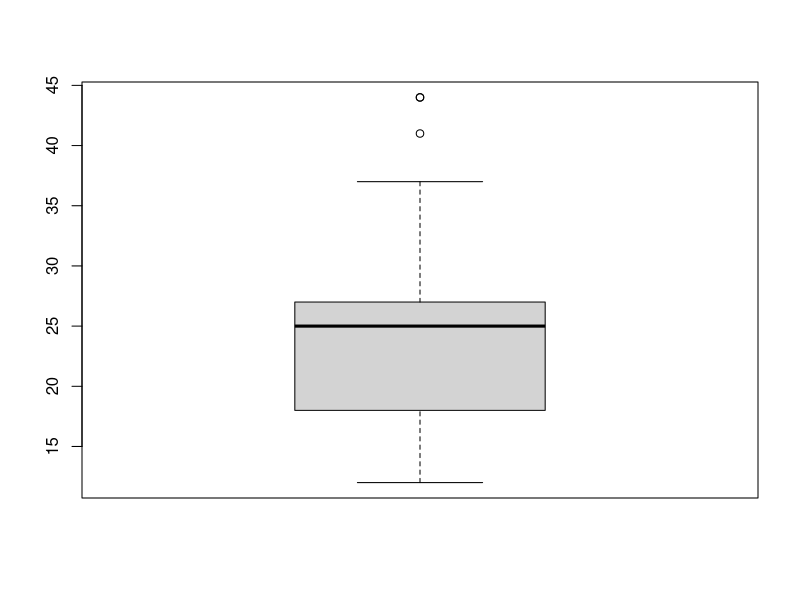
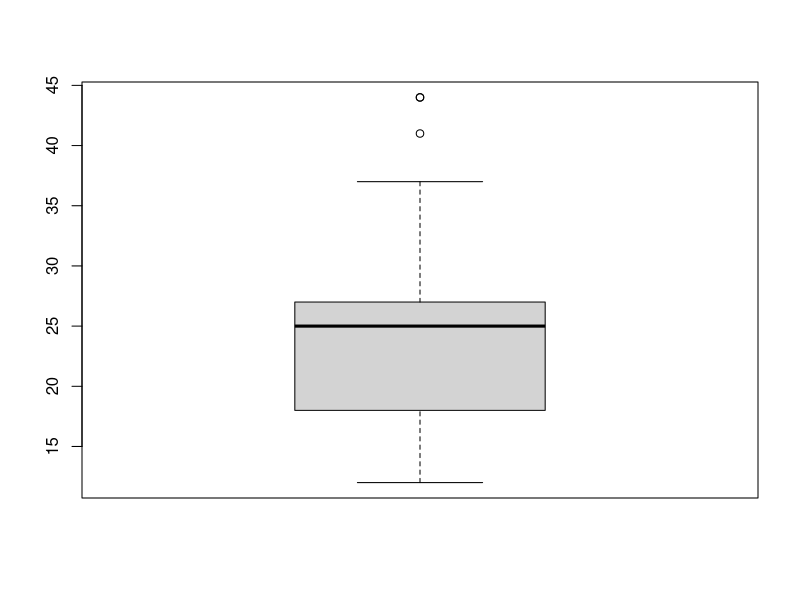
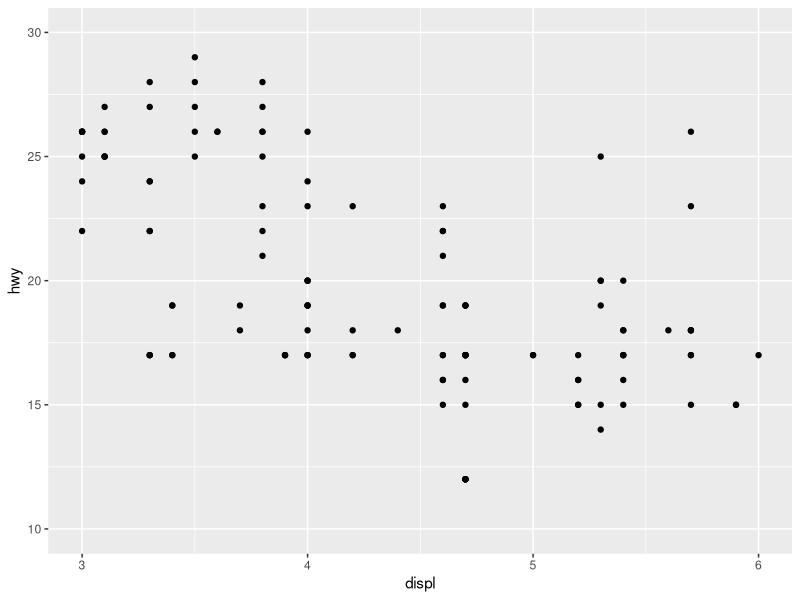
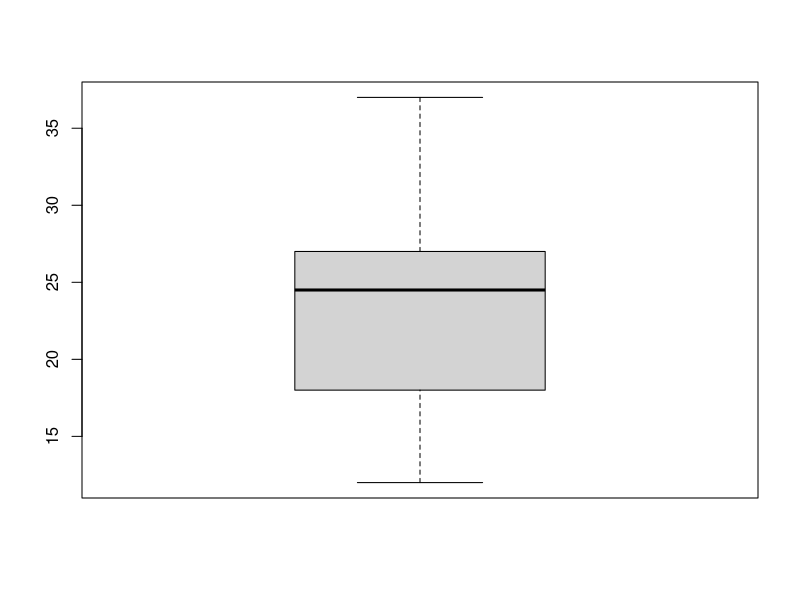
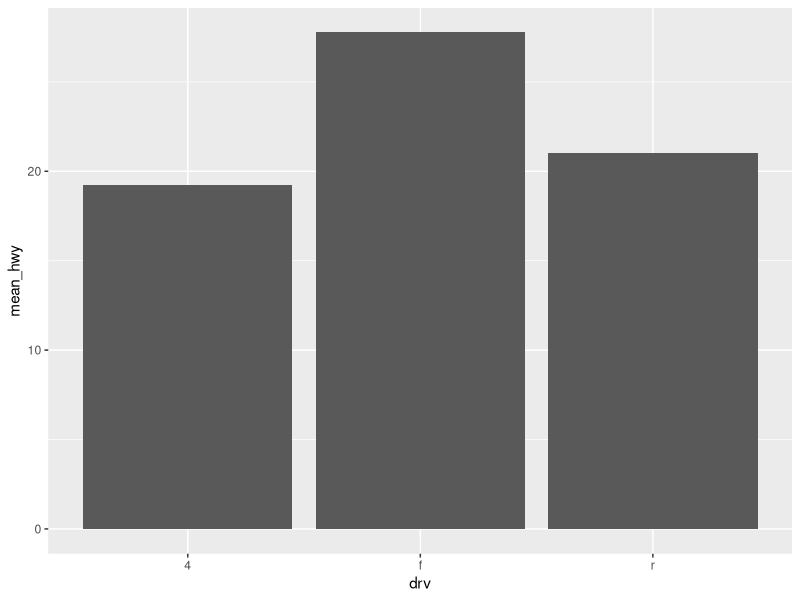
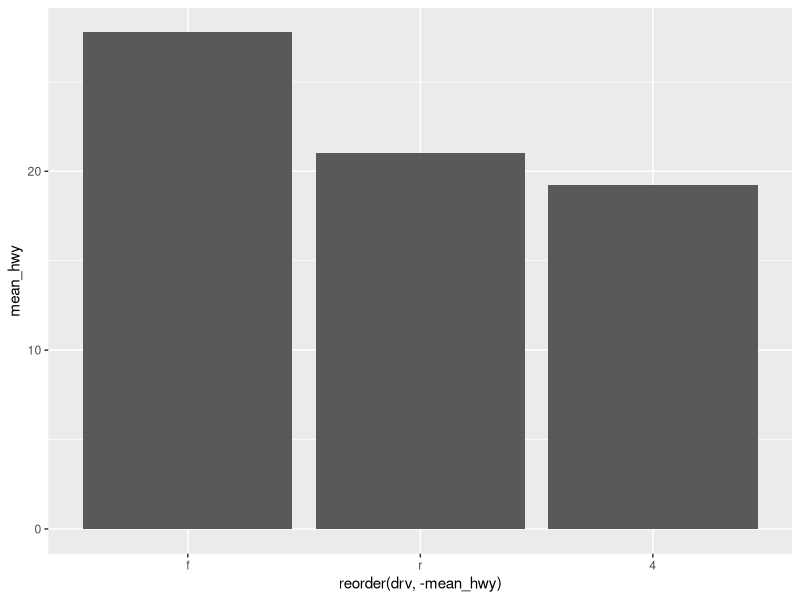
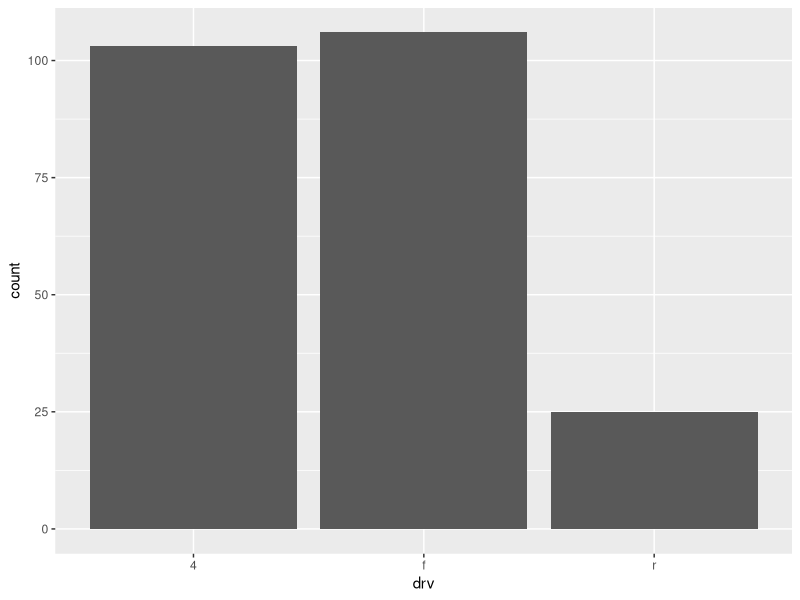
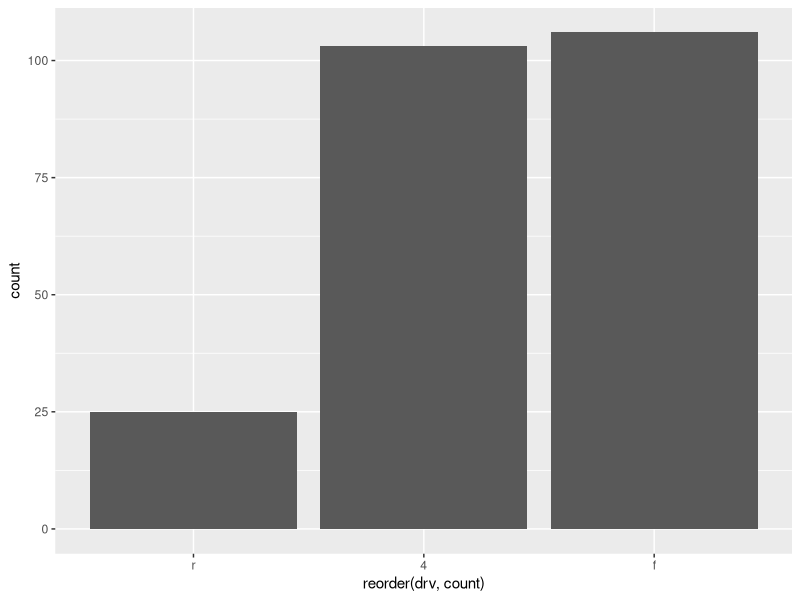

Write R code to recreate these figures, in order.
# 빅데이터 분석 6번째 수업 - 20200209(일)

library(readxl)
library(ggplot2)
library(dplyr)

mpg <- as.data.frame(ggplot2::mpg)

### 확인학습 - 결측치 데이터 처리 
# 결측치 데이터 삽입
mpg[c(65, 124, 131, 153, 212), "hwy"] <- NA
View(mpg)

# 문제1) 구동방식별로 고속도로연비의 평균이 어떻게 다른지 확인하려고 할 때, 결측치 데이터를 확인하시오.
mpgNahwy <- mpg %>% filter(is.na(hwy))
View(mpgNahwy)
# 문제2) 어떤 구동 방식의 고속도로연비의 평균이 높은지 확인하시오. 
whatIsHigherThan_drv <- mpg %>% group_by(drv) %>% 
  filter(!is.na(hwy)) %>% 
  summarise(mean_hwy = mean(hwy)) %>% 
  arrange(desc(mean_hwy))
  
View(whatIsHigherThan_drv)

### 이상치 데이터를 판별하는 방법
# 박스플롯(boxplot, 그림상자) - 데이터를 4등분해서 그림으로 표현해주는 그래프
# 밑에서부터 하위 극단치 경계 0%, 1분위수(25%), 2분위수(50%): 중앙값, 3분위수(75%), 상위 극단치(100%), 하위 극단치와 상위 극단치의 경계를 벗어나는 지점의 값(이상치)

# 1단계 : 이상치를 판별
boxplot(mpg$hwy) # 그래프로만 확인 
# 분위수의 값을 통해서 이상치를 판별
boxplot(mpg$hwy)$stats # 분위수의 값을 확인 
# 0%, 25%, 50%, 75%, 100%
# 12 18 25 27 37
# 2단계 : 이상치를 결측치로 변경 
mpg$hwy <- ifelse(mpg$hwy<12 | mpg$hwy > 37, NA, mpg$hwy)
table(is.na(mpg$hwy)) # 결측치 3개 증가 

# 3단계 : 결측치를 제외하고 분석
# 구동방식별로 고속도로연비의 평균을 확인

mpg %>% filter(!is.na(hwy)) %>% 
  group_by(drv) %>% 
  summarise(mean_hwy = mean(hwy)) %>% 
  arrange(desc(mean_hwy))

############### 
# 시각화 - ggplot2 패키지에 있는 다양한 함수들을 통해서 시각화 학습
# 분석에서 결과를 보여주는 가장 마지막 작업, 가장 효율적인 방법

### 1. 산점도 - x축, y축에 점으로 데이터를 표현, 변수와 변수와의 관계를 나타낼 때 사용
# 배기량(displ)별 고속도로 연비를 산점도로 표현하시오.
ggplot(data=mpg, aes(x = displ, y = hwy)) + # 데이터, 축
  geom_point() + # 그래프의 종류 
  xlim(3, 6) + # x축의 범위 
  ylim(10, 30) # y축의 범위

### 2. 막대그래프 - 데이터의 크기(값)을 막대로 표현, 그룹간의 차이를 나타낼 때 사용 
# 구동방식별  고속도로연비의 평균을 막대그래프로 표현
table(is.na(mpg$drv)) # NA가 없음 
table(is.na(mpg$hwy)) # NA가 없음 
# 이상치 판별 
boxplot(mpg$hwy)$stats
mpg$hwy <- ifelse(mpg$hwy<12 | mpg$hwy>37, NA, mpg$hwy)
table(is.na(mpg$hwy)) # NA : 3, 이상치 -> 결측치 

mpg_drv_hwy <- mpg %>% filter(!is.na(hwy)) %>% 
  group_by(drv) %>% 
  summarise(mean_hwy = mean(hwy)) %>% 
  arrange(desc(mean_hwy))
mpg_drv_hwy 

#정렬 x 
ggplot(data=mpg_drv_hwy, aes(x=drv, y=mean_hwy)) + geom_col()

#정렬 o 
ggplot(data=mpg_drv_hwy, aes(x=reorder(drv, -mean_hwy), y=mean_hwy)) + geom_col()

### 3. 막대 그래프 - 빈도를 나타내는 그래프
# 예) 구동방식에 따른 자동차의 수를 막대 그래프로 표현
ggplot(data = mpg, aes(x=drv)) + geom_bar()

# geom_col() 함수를 활용 -> 정렬이 가능
mpg_drv_count <- mpg %>% group_by(drv) %>% 
  summarise(count = n()) 
mpg_drv_count

ggplot(data=mpg_drv_count, aes(x=reorder(drv, count), y=count)) + geom_col()
### 막대 그래프 : 값(요약 정보: 평균, 합계) -> geom_col()
# 막대 그래프 : 빈도(누적한 수) -> geom_bar()

### 확인학습 - 산점도, 막대그래프
# 문제1) mpg에서 도시연비와 고속도로연비 간에 어떤 관계가 있는지 살펴보려고 합니다. 산점도 그래프로 확인하시오.
mpg_geom_point <- ggplot(data=mpg, aes(x = cty, y = hwy)) +
                  geom_point() 
mpg_geom_point

# 문제2) midwest에서 전체인구와 아시아 인구 간에 어떤 관계가 있는지 살펴보려고 합니다. x축은 전체인구, y축은 아시아인구로 구성된 산점도 그래프를 만들어 확인하시오.
midwest <- as.data.frame(ggplot2::midwest)
midwest_geom_point <- ggplot(data = midwest, aes(x = poptotal, y = popasian)) +
                      geom_point() +
                      xlim(0, 500000) +
                      ylim(0, 10000)
midwest_geom_point

# 문제3) mpg에서 어떤 회사에서 생산한 "suv"차종의 도시연비가 높은지 확인하려고 합니다. "suv"차종을 대상으로 도시연비의 평균이 가장 높은 회사 5곳을 막대그래프로 표현하시오. 막대는 도시연비가 높은 순으로 정렬하여 표현하시오.
mpg_avg_cty <- mpg %>% group_by(manufacturer) %>%
  filter(class == 'suv') %>% 
  summarise(mean_cty = mean(cty)) %>% 
  head(5)
View(mpg_avg_cty)
#
ggplot(data = mpg_avg_cty, aes(x = reorder(manufacturer, -mean_cty), y = mean_cty)) + geom_col()
# 문제 4) mpg에서 자동차 중에서 어떤 차종이 많은지 확인하려고 합니다. 자동차 종류별 빈도를 표현한 막대그래프를 만들어 확인하시오.
# geom_bar : 쓰기 편한데 정렬 안됨 
ggplot(data = mpg, aes(x=class)) + geom_bar()
# geom_col : 쓰기 어려운데 정렬 됨 
mpg_class <- mpg %>% group_by(class) %>% 
  summarise(count = n())
mpg_class
ggplot(data=mpg_class, aes(x=reorder(class,-count), y=count)) + geom_col()


### 4. 선그래프 - 시간에 따라 변화하는 데이터를 표현할 때 주로 사용, 시계열 그래프 
# ex) 날씨, 주식, 환율, 부동산 가격 ....
# 1967 ~ 2015 년 까지의 소비율, 저축율, 실업율 등에 관한 정보를 담고 있는 데이터셋
eco <- economics

# 시간에 따라 실업자 수와 증감 추이를 선그래프로 표현 
ggplot(data=eco, aes(x=date, y=unemploy)) + geom_line()

# 시간에 따라 개인별 저축률의 증감 추이를 선그래프로 표현 
View(eco)
ggplot(data=eco, aes(x=date, y=psavert)) + geom_line(size=2, color="orange")

### 5. 상자그림 - 데이터의 분포를 직사각형 형태의 상자모양으로 표현 
# 상자그림으로 데이터를 확인하면 평균을 볼 때보다 좀 더 데이터의 특징을 명확하게 파악 가능 

# 예) 구동방식별 고속도로연비를 상자그림으로 표현
ggplot(data =mpg, aes(x=drv, y=hwy)) + geom_boxplot()

### 확인학습 - 선그래프, 상자그림 
# 문제) 날짜에 따라 온도의 변화를 선그래프로 나타내시오.
View(airquality)
airquality <- within(airquality, date <- Month*100+Day)
View(airquality)
ggplot(data=airquality, aes(x=date, y=Temp)) + geom_line(size=1, color = "cyan")

##########
#### 응용 그래프 
mtcars <- mtcars
# 1. 누적 막대 그래프 
# 실린더 종류별 빈도를 파악하여, 기어를 누적 막대 그래프로 표현 
ggplot(data=mtcars, aes(x=cyl)) + geom_bar() # 실린더별 빈도를 표현 

# 2. 선버스트 그래프
ggplot(data=mtcars, aes(x=cyl)) + geom_bar(aes(fill=factor(gear))) + coord_polar()

# 3. 원형 그래프 
ggplot(data=mtcars, aes(x=cyl)) + geom_bar(aes(fill=factor(gear))) + coord_polar(theta="y")

# 4. 히스토그램 - 도수분포를 기둥 모양의 그래프로 표현 
# 온도의 변화를 도수 분포로 표현 
ggplot(data=airquality, aes(x=Temp)) + geom_histogram(binwidth=0.5)

# 5. 선그래프의 응용 
# 시간에 따른 저축률의 변화 - 기울기, y절편 활용 
# y절편 : intercept - 12.18671, 기울기 : slope - -0.000544
ggplot(data=eco, aes(x=date, y=psavert)) + geom_line() + geom_abline(intercept = 12.18671, slope = -0.000544)          

# 시간에 따른 저축률의 변화 - 저축률의 평균 수평선을 활용 
ggplot(data=eco, aes(x=date, y=psavert)) + geom_line() + geom_hline(yintercept = mean(eco$psavert))
